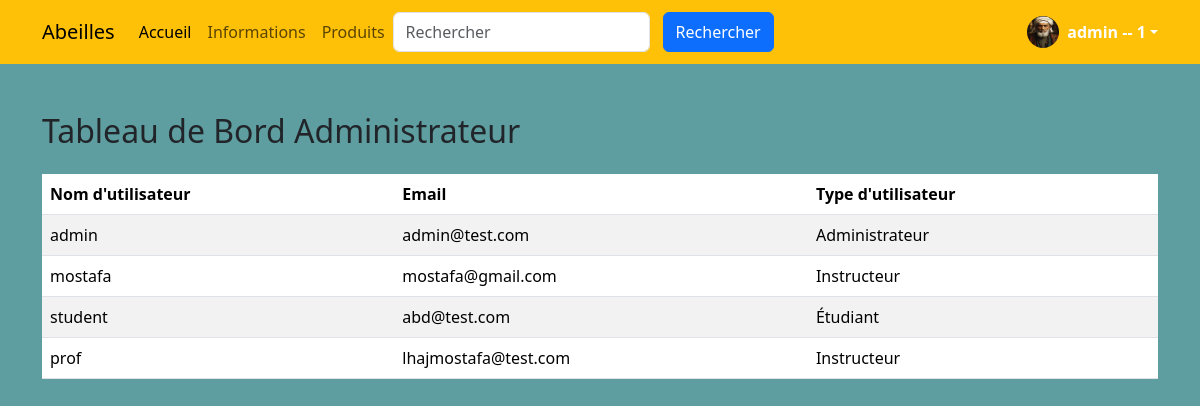
Before: /admin-dashboard/ (signed in) with the older database file.
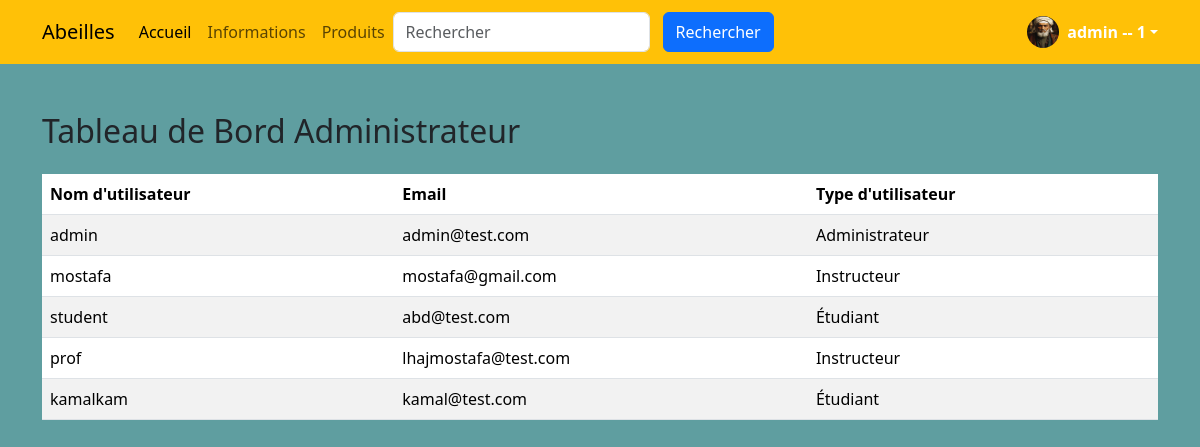
After: the same page with the newer database file.
### accounts/models.py (models this page shows, shortened)
class CustomUser(AbstractUser):
    is_teacher = models.BooleanField(default=False)
    is_student = models.BooleanField(default=True)
    groups = models.ManyToManyField(
        'auth.Group',
        related_name='customuser_groups',
        help_text='The groups this user belongs to.',
        verbose_name='groups',
    )
    user_permissions = models.ManyToManyField(
        'auth.Permission',
        related_name='customuser_permissions',
        blank=True,
        help_text='Specific permissions for this user.',
        verbose_name='user permissions',
    )

class Profile(models.Model):
    LEVEL_CHOICES = [
        ('beginner', 'Débutant'),
        ('intermediate', 'Intermédiaire'),
        ('advanced', 'Avancé'),
    ]
    user = models.OneToOneField(settings.AUTH_USER_MODEL, on_delete=models.CASCADE)
    photo = models.ImageField(upload_to='profile_photos/', null=True, blank=True)
    level = models.CharField(max_length=20, choices=LEVEL_CHOICES, default='beginner')
    USER_TYPE_CHOICES = (
        (1, 'admin'),
        (2, 'prof'),
        (3, 'student'),
    )
    user_type = models.PositiveSmallIntegerField(choices=USER_TYPE_CHOICES, default=2)
    bio = models.TextField()
    ville = models.CharField(max_length=255, blank=True, null=True)

### accounts/views.py (the view)
# urls.py: path('admin-dashboard/', views.admin_dashboard, name='admin_dashboard'),
@login_required
def admin_dashboard(request):
    if request.user.profile.user_type == 1:  # Only admins
        users = CustomUser.objects.all()
        return render(request, 'registration/admin_dashboard.html', {'users': users})
    return redirect('course_list')

### templates/registration/admin_dashboard.html
{% extends 'base.html' %}
{% block content %}
  <div class="container mt-5">
    <h2 class="mb-4">Tableau de Bord Administrateur</h2>
    <table class="table table-striped">
      <thead>
        <tr>
          <th>Nom d'utilisateur</th>
          <th>Email</th>
          <th>Type d'utilisateur</th>
        </tr>
      </thead>
      <tbody>
        {% for user in users %}
          <tr>
            <td>{{ user.username }}</td>
            <td>{{ user.email }}</td>
            <td>
              {% if user.profile.user_type == 1 %}
                Administrateur
              {% elif user.profile.user_type == 2 %}
                Instructeur
              {% else %}
                Étudiant
              {% endif %}
            </td>
          </tr>
        {% endfor %}
      </tbody>
    </table>
  </div>
{% endblock %}

### templates/parts/navbar.html (shortened to what this page needs)
<nav class="navbar navbar-expand-lg bg-warning">
    <div class="container">
      <a class="navbar-brand" href="{% url 'home' %}">Abeilles</a>
      <div class="collapse navbar-collapse" id="navbarsExample07">
        <ul class="navbar-nav me-auto mb-2 mb-lg-0">
          <li class="nav-item">
            <a class="nav-link active" aria-current="page" href="{% url 'home' %}">Accueil</a>
          </li>
          <li class="nav-item">
            <a class="nav-link" href="{% url 'course_list' %}">Informations</a>
          </li>
          <li class="nav-item">
            <a class="nav-link" href="{% url 'product_list' %}">Produits</a>
          </li>
        <form method="get" action="{% url 'search' %}" class="d-flex ms-auto">
          <input class="form-control me-2" type="search" name="q" placeholder="Rechercher" aria-label="Rechercher">
          <button type="submit" class="btn btn-primary">Rechercher</button>
        </form>
      </div>
      <br>
      <br>
      <div class="dropdown">
        <a class="d-flex align-items-center text-white text-decoration-none dropdown-toggle" data-bs-toggle="dropdown" aria-expanded="false">
          {% if user.is_authenticated %}
            <img src="{{ user.profile.photo.url }}" alt="" width="32" height="32" class="rounded-circle me-2">
            <strong>{{ user.username }} -- {{ user.profile.user_type }}</strong>
          {% endif %}
        </a>
      </div>
    </div>
  </nav>

Changed rows visible on the page:
added CustomUser: username "kamalkam", email "kamal@test.com", shows "Étudiant"
